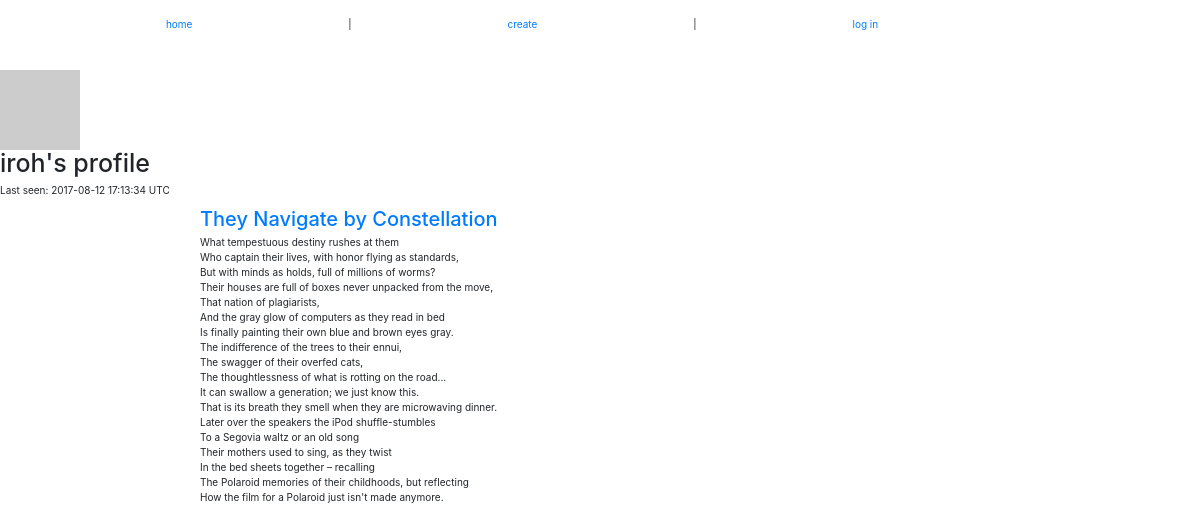
The app's page /user/iroh, older data.
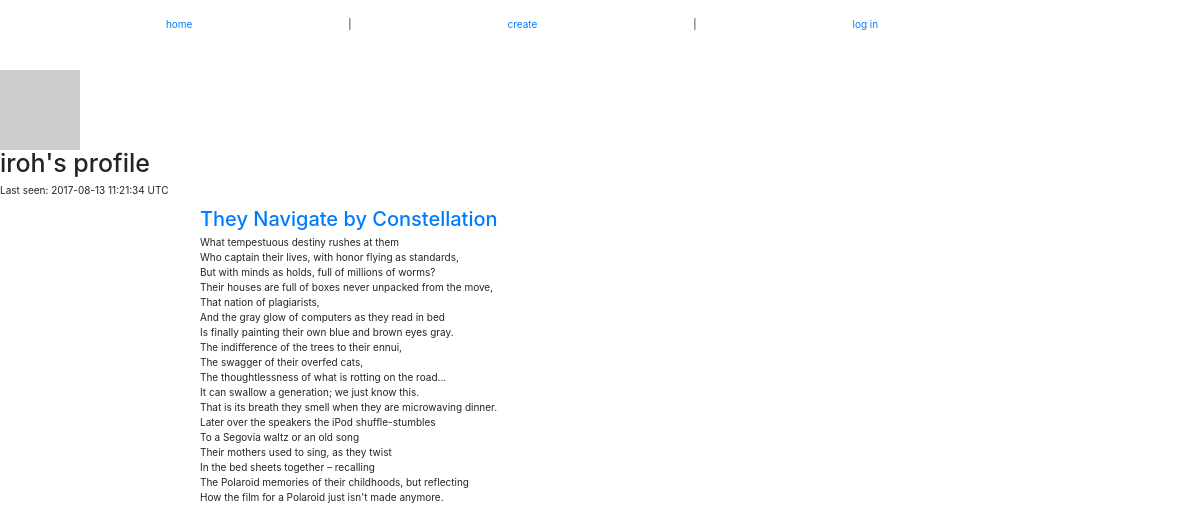
The same page, newer data.
### app/models.py (models this page shows, shortened)
class User(db.Model, UserMixin):
    __tablename__ = 'users'
    id = db.Column(db.Integer, primary_key=True)
    nickname = db.Column(db.String(120), index=True, unique=True)
    pwdhash = db.Column(db.String(60))
    poems = db.relationship('Poem', backref='author', lazy='dynamic')
    email = db.Column(db.String(120), index=True, unique=False)
    activate = db.Column(db.Boolean)
    created = db.Column(db.DateTime)
    about_me = db.Column(db.String(140))
    last_seen = db.Column(db.DateTime)
    def avatar(self, size=64):
        return 'https://www.gravatar.com/avatar/%s?d=mm&s=%d' % (md5(self.email.encode('utf-8')).hexdigest(), size)
    @property
    def last_seen_display(self):
        return str(self.last_seen).split('.')[0]

class Poem(db.Model):
    id = db.Column(db.Integer, primary_key=True)
    name = db.Column(db.String(120), index=True)
    body = db.Column(db.String(1400))
    timestamp = db.Column(db.DateTime)
    user_id = db.Column(db.Integer, db.ForeignKey('users.id'))
    @property
    def body_lines(self):
        return self.body.split("\n")

### app/views.py (the view)
@app.route('/user/<nickname>')
@app.route('/user', defaults={'nickname': None})
def user(nickname):
    if nickname is None and g.user is not None and g.user.is_authenticated:
        nickname = g.user.nickname
    user = User.query.filter_by(nickname=nickname).first()
    if user == None:
        flash('User %s not found.' % nickname)
        return redirect(url_for('index'))
    return render_template('user.html', user=user)

### app/views.py (called while the page is built)
@app.before_request
def before_request():
    g.user = current_user
    if g.user.is_authenticated:
        g.user.last_seen = datetime.utcnow()
        db.session.add(g.user)
        db.session.commit()

### app/templates/user.html (shortened to what this page needs)
{% extends "userBase.html" %}
{% block user_content %}
    {% if user.last_seen %}<p>Last seen: {{ user.last_seen_display }} UTC</p>{% endif %}
    </div>
    <div class="contents">
    {% for poem in user.poems %}
        {% include "poem.html" %}
    {% endfor %}
    </div>
{% endblock %}

### app/templates/userBase.html (shortened to what this page needs)
{% extends "base.html" %}
{% block content %}
    <table>
    <tr valign="top">
        <td><img src="{{ user.avatar(128) }}"></td>
    </tr>
    </table>
    <div class="header">
    {% if g.user == user %}
        <h1>Your profile ({{ user.nickname }})</h1>
        <p><a href="{{ url_for('edit_profile') }}">edit profile</a></p>
    {% else %}
        <h1>{{ user.nickname }}'s profile</h1>
    {% endif %}
    {% block user_content %}{% endblock %}
{% endblock %}

### app/templates/base.html (shortened to what this page needs)
{% extends "bootstrap/base.html" %}
{% block styles %}
    {{super()}}
    <link rel="stylesheet" href="{{url_for('.static', filename='css/bootstrap.css')}}">
    <link rel="stylesheet" href="{{url_for('.static', filename='css/main.css')}}">
{% endblock %}
{% block navbar %}
    <div class="navbar navbar-fixed-top">
    <a href="{{ url_for('index') }}">home</a>
        {% if not g.user.is_authenticated %}
            | <a href="{{ url_for('create') }}">create</a>
            | <a href="{{ url_for('login') }}">log in</a>
        {% else %}
            | <a href="{{ url_for('user', nickname=g.user.nickname) }}">{{ g.user.nickname }}</a>
            | <a href="{{ url_for('logout') }}">log out</a>
        {% endif %}</p>
    </div>
{% endblock %}

### app/templates/poem.html (shortened to what this page needs)
<div class="poem">
    {% if poem_main %}
        <h1>{{ poem.name }}</h1>
    {% else %}
        <a href="{{ url_for('poem', poem_id=poem.id) }}"><h2>{{ poem.name }}</h2></a>
    {% endif %}
    <p>{% for line in poem.body_lines %}
        {{ line }} <br>
    {% endfor %}</p>
</div>

### app/static/css/main.css (style rules this page uses)
.poem { margin-left: 100px; padding-left: 100px; border-left: 100px; }

Row changes from the older to the newer data that the page shows:
changed User "iroh": last_seen_display "2017-08-12 17:13:34" → "2017-08-13 11:21:34"
